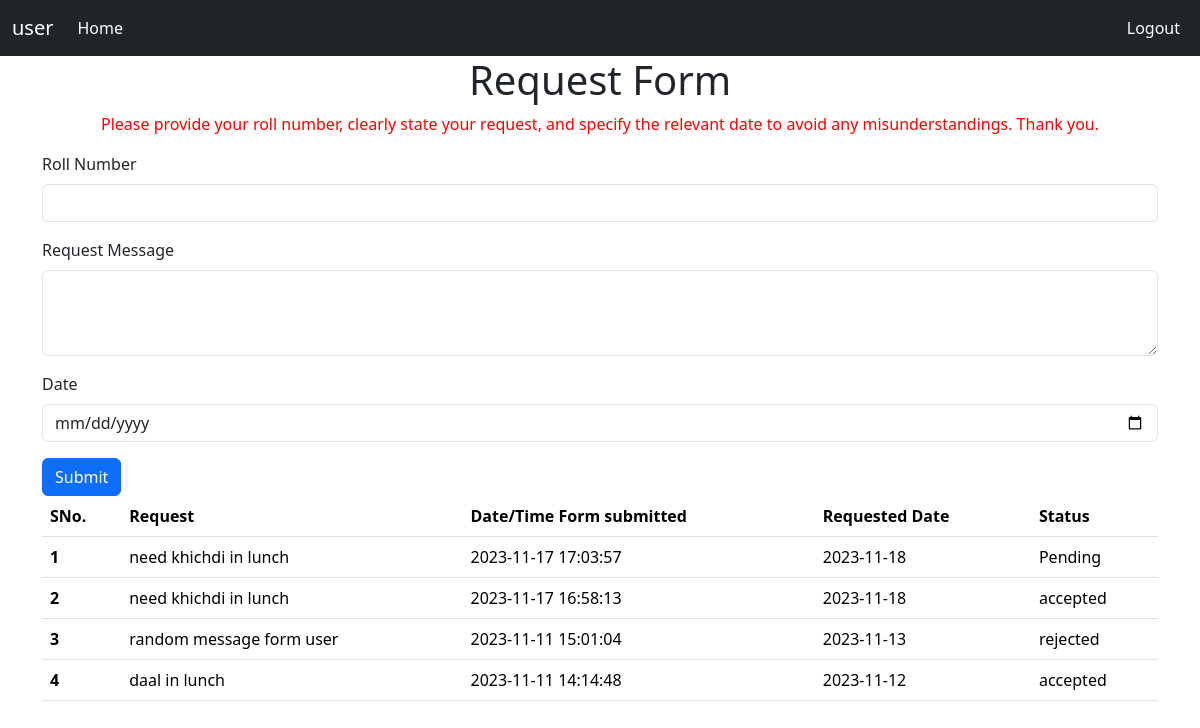
/userRequest.php (signed in), run on the app's committed database.
### tables this page shows
CREATE TABLE `requests` (
  `sno` int(11) NOT NULL,
  `rollno` int(10) NOT NULL,
  `request` varchar(70) NOT NULL,
  `date` date NOT NULL,
  `tstamp` datetime NOT NULL DEFAULT current_timestamp(),
  `username` varchar(25) NOT NULL,
  `status` varchar(8) NOT NULL
);

### userRequest.php (the view, shortened to what this page needs)
<?php
$host="localhost";
$user="root";
$password="";
$db="database1";
$data=mysqli_connect($host,$user,$password,$db);
?>
<!DOCTYPE html>
<html lang="en">
<head>
    <link href="https://cdn.jsdelivr.net/npm/bootstrap@5.3.2/dist/css/bootstrap.min.css" rel="stylesheet">
</head>
<body>
<nav class="navbar navbar-expand-lg bg-dark navbar-dark">
  <div class="container-fluid">
    <a class="navbar-brand" ><?php echo $_SESSION["username"];?></a>
      <ul class="navbar-nav me-auto mb-2 mb-lg-0">
        <li class="nav-item">
          <?php
            echo "<a class='nav-link active' aria-current='page' href='userhome.php'>Home</a>";
          ?>
        </li>
      </ul>
      <ul class="nav navbar-nav navbar-right">
          <li class="nav-item">
            <a class="nav-link active" href="logout.php"> Logout</a>
          </li>
      </ul>
  </div>
</nav>
<h1>Request Form</h1>
<p text-color="red">Please provide your roll number, clearly state your request, and specify the relevant date to avoid any misunderstandings. Thank you.</p>
<div class="container">
  <div>
    <form action="userRequest.php" method="POST">
      <div class="mb-3">
        <label for="rollnumber" class="form-label">Roll Number</label>
        <input type="number" class="form-control" name="rollnumber" id="rollnumber" aria-describedby="emailHelp">
      </div>
      <div class="mb-3">
        <label for="request" class="form-label">Request Message</label>
        <textarea class="form-control" id="request" name="request" rows="3"></textarea>
      </div>
      <div class="mb-3">
        <label for="date" class="form-label">Date</label>
        <input type="date" class="form-control" id="date" name="date" aria-describedby="emailHelp">
      </div>
      <button type="submit" class="btn btn-primary">Submit</button>
    </form>
  </div>
  <table class="table">
  <thead>
    <tr>
      <th scope="col">SNo.</th>
      <th scope="col">Request</th>
      <th scope="col">Date/Time Form submitted</th>
      <th scope="col">Requested Date</th>
      <th scope="col">Status</th>
    </tr>
  </thead>
  <tbody>
  <?php
    $sql = "SELECT * FROM `requests` ORDER BY sno DESC";
    $result = mysqli_query($data, $sql);
    $sno = 0;
    while($row = mysqli_fetch_assoc($result)){
        if($_SESSION["username"]==$row['username']){
          $sno = $sno+1;
        echo " <tr>
        <th scope='row'>".$sno."</th>
        <td>".$row['request']."</td>
        <td>".$row['tstamp']."</td>
        <td>".$row['date']."</td>
        <td>".$row['status']."</td>
        </tr>";
        }
    }
  ?>
  </tbody>
</table>
</div>
</body>
</html>

### userRequest.php (style rules this page uses)
h1 { text-align: center; }
p { color:red; text-align: center; }

### data on the page
requests: request "need khichdi in lunch", tstamp "2023-11-17 17:03:57", date "2023-11-18", status "Pending"
requests: request "need khichdi in lunch", tstamp "2023-11-17 16:58:13", date "2023-11-18", status "accepted"
requests: request "random message form user", tstamp "2023-11-11 15:01:04", date "2023-11-13", status "rejected"
requests: request "daal in lunch", tstamp "2023-11-11 14:14:48", date "2023-11-12", status "accepted"

### other printed values
$_SESSION["username"] "user"
